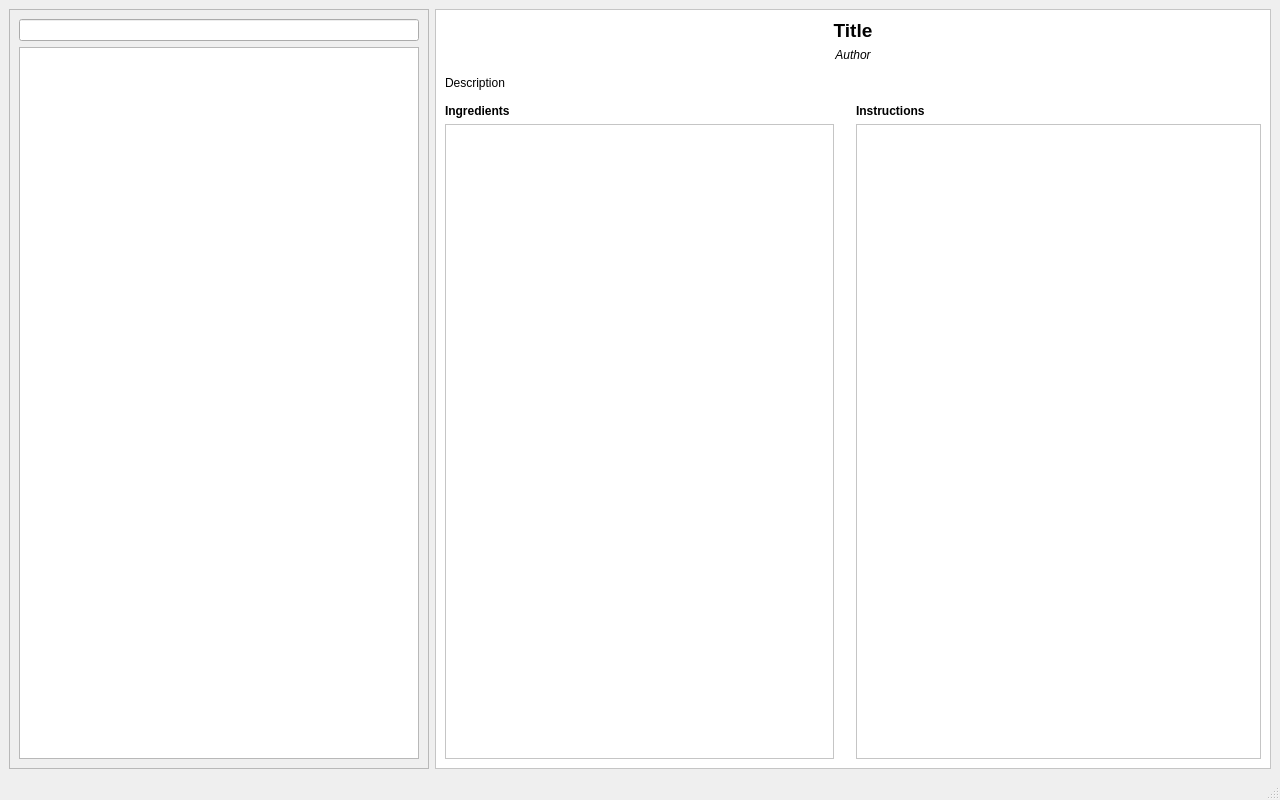
<?xml version="1.0" encoding="UTF-8"?>
<ui version="4.0">
 <class>MainWindow</class>
 <widget class="QMainWindow" name="MainWindow">
  <property name="geometry">
   <rect>
    <x>0</x>
    <y>0</y>
    <width>1280</width>
    <height>800</height>
   </rect>
  </property>
  <property name="windowTitle">
   <string>MainWindow</string>
  </property>
  <widget class="QWidget" name="centralwidget">
   <layout class="QHBoxLayout" name="horizontalLayout_2">
    <item>
     <widget class="QFrame" name="frame_2">
      <property name="sizePolicy">
       <sizepolicy hsizetype="Preferred" vsizetype="Preferred">
        <horstretch>0</horstretch>
        <verstretch>0</verstretch>
       </sizepolicy>
      </property>
      <property name="minimumSize">
       <size>
        <width>250</width>
        <height>0</height>
       </size>
      </property>
      <property name="maximumSize">
       <size>
        <width>420</width>
        <height>16777215</height>
       </size>
      </property>
      <property name="frameShape">
       <enum>QFrame::StyledPanel</enum>
      </property>
      <property name="frameShadow">
       <enum>QFrame::Raised</enum>
      </property>
      <layout class="QVBoxLayout" name="verticalLayout_2">
       <item>
        <widget class="QLineEdit" name="lineEdit"/>
       </item>
       <item>
        <widget class="QTableView" name="tableView">
         <property name="selectionMode">
          <enum>QAbstractItemView::SingleSelection</enum>
         </property>
         <property name="selectionBehavior">
          <enum>QAbstractItemView::SelectRows</enum>
         </property>
         <attribute name="verticalHeaderVisible">
          <bool>false</bool>
         </attribute>
        </widget>
       </item>
      </layout>
     </widget>
    </item>
    <item>
     <widget class="QFrame" name="frame">
      <property name="autoFillBackground">
       <bool>false</bool>
      </property>
      <property name="styleSheet">
       <string notr="true">QFrame { background-color: rgb(255, 255, 255); }</string>
      </property>
      <property name="frameShape">
       <enum>QFrame::StyledPanel</enum>
      </property>
      <property name="frameShadow">
       <enum>QFrame::Raised</enum>
      </property>
      <layout class="QVBoxLayout" name="verticalLayout">
       <item>
        <widget class="QLabel" name="recipeTitle">
         <property name="sizePolicy">
          <sizepolicy hsizetype="Preferred" vsizetype="Minimum">
           <horstretch>0</horstretch>
           <verstretch>0</verstretch>
          </sizepolicy>
         </property>
         <property name="font">
          <font>
           <pointsize>14</pointsize>
           <bold>true</bold>
          </font>
         </property>
         <property name="text">
          <string>Title</string>
         </property>
         <property name="alignment">
          <set>Qt::AlignCenter</set>
         </property>
        </widget>
       </item>
       <item>
        <widget class="QLabel" name="recipeAuthor">
         <property name="font">
          <font>
           <italic>true</italic>
          </font>
         </property>
         <property name="text">
          <string>Author</string>
         </property>
         <property name="alignment">
          <set>Qt::AlignCenter</set>
         </property>
        </widget>
       </item>
       <item>
        <spacer name="verticalSpacer">
         <property name="orientation">
          <enum>Qt::Vertical</enum>
         </property>
         <property name="sizeType">
          <enum>QSizePolicy::Fixed</enum>
         </property>
         <property name="sizeHint" stdset="0">
          <size>
           <width>20</width>
           <height>8</height>
          </size>
         </property>
        </spacer>
       </item>
       <item>
        <widget class="QLabel" name="recipeDescription">
         <property name="sizePolicy">
          <sizepolicy hsizetype="Preferred" vsizetype="Minimum">
           <horstretch>0</horstretch>
           <verstretch>0</verstretch>
          </sizepolicy>
         </property>
         <property name="text">
          <string>Description</string>
         </property>
         <property name="wordWrap">
          <bool>true</bool>
         </property>
        </widget>
       </item>
       <item>
        <layout class="QHBoxLayout" name="horizontalLayout_3">
         <property name="topMargin">
          <number>8</number>
         </property>
         <item>
          <layout class="QVBoxLayout" name="verticalLayout_3">
           <property name="rightMargin">
            <number>16</number>
           </property>
           <item>
            <widget class="QLabel" name="label">
             <property name="font">
              <font>
               <bold>true</bold>
              </font>
             </property>
             <property name="text">
              <string>Ingredients</string>
             </property>
            </widget>
           </item>
           <item>
            <widget class="QListView" name="recipeIngredientList">
             <property name="selectionMode">
              <enum>QAbstractItemView::NoSelection</enum>
             </property>
             <property name="spacing">
              <number>4</number>
             </property>
             <property name="wordWrap">
              <bool>true</bool>
             </property>
            </widget>
           </item>
          </layout>
         </item>
         <item>
          <layout class="QVBoxLayout" name="verticalLayout_4">
           <item>
            <widget class="QLabel" name="label_2">
             <property name="font">
              <font>
               <bold>true</bold>
              </font>
             </property>
             <property name="text">
              <string>Instructions</string>
             </property>
            </widget>
           </item>
           <item>
            <widget class="QListView" name="recipeInstructionList">
             <property name="focusPolicy">
              <enum>Qt::NoFocus</enum>
             </property>
             <property name="selectionMode">
              <enum>QAbstractItemView::NoSelection</enum>
             </property>
             <property name="spacing">
              <number>8</number>
             </property>
             <property name="wordWrap">
              <bool>true</bool>
             </property>
            </widget>
           </item>
          </layout>
         </item>
        </layout>
       </item>
      </layout>
     </widget>
    </item>
   </layout>
  </widget>
  <widget class="QMenuBar" name="menubar">
   <property name="geometry">
    <rect>
     <x>0</x>
     <y>0</y>
     <width>1280</width>
     <height>21</height>
    </rect>
   </property>
  </widget>
  <widget class="QStatusBar" name="statusbar"/>
 </widget>
 <resources/>
 <connections/>
</ui>
